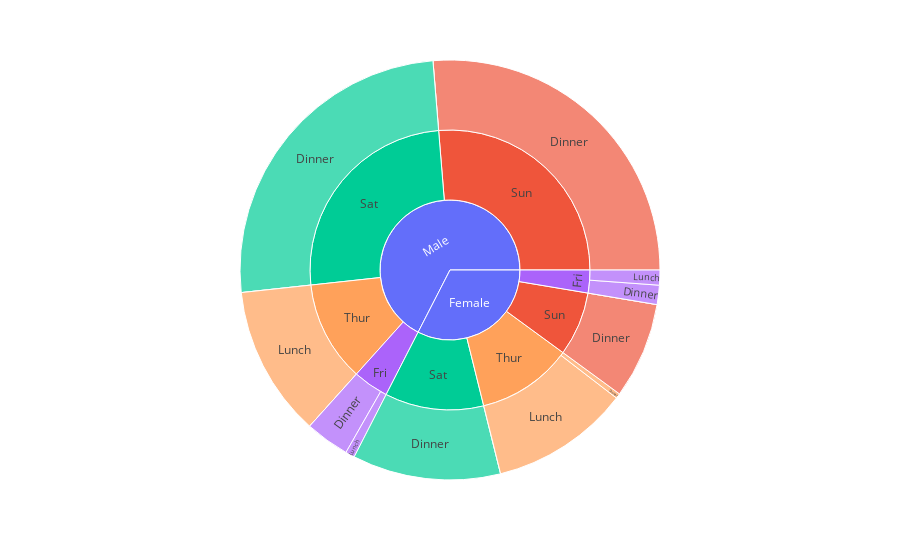

Notebook cell for this chart:
### Code cell
fig = px.sunburst(df, path=['sex','day','time'],values='total_bill',color='day',hover_data=['total_bill','tip'])
fig.show()

### Figure 1 — Plotly figure (JSON) as saved in the notebook; plotly's stock layout.template omitted (floating-point values rounded to 4 significant figures)
{"data": [{"branchvalues": "total", "customdata": [[1571.0, "(?)", "(?)"], [357.7, "(?)", "Sun"], [1269.0, "(?)", "Sun"], [551.0, "(?)", "Sat"], [1227.0, "(?)", "Sat"], [127.3, "(?)", "Fri"], [3257.0, "(?)", "(?)"], [198.6, "(?)", "Fri"], [534.9, "(?)", "Thur"], [561.4, "(?)", "Thur"], [357.7, "(?)", "Sun"], [1269.0, "(?)", "Sun"], [551.0, "(?)", "Sat"], [561.4, "(?)", "Thur"], [164.4, "(?)", "Fri"], [18.78, 3, "Thur"], [0, null, null], [0, null, null], [0, null, null], [0, null, null], [0, null, null], [55.76, "(?)", "Fri"], [34.16, "(?)", "Fri"], [516.1, "(?)", "Thur"], [71.55, "(?)", "Fri"], [1227.0, "(?)", "Sat"]], "domain": {"x": [0, 1], "y": [0, 1]}, "hovertemplate": "labels=%{label}<br>total_bill=%{customdata[0]}<br>parent=%{parent}<br>id=%{id}<br>tip=%{customdata[1]}<br>day=%{customdata[2]}<extra></extra>", "ids": ["Female", "Female/Sun", "Male/Sun", "Female/Sat", "Male/Sat", "Female/Fri", "Male", "Male/Fri", "Female/Thur", "Male/Thur", "Female/Sun/Dinner", "Male/Sun/Dinner", "Female/Sat/Dinner", "Male/Thur/Lunch", "Male/Fri/Dinner", "Female/Thur/Dinner", "Male/Thur/Dinner", "Female/Sun/Lunch", "Male/Sun/Lunch", "Female/Sat/Lunch", "Male/Sat/Lunch", "Female/Fri/Lunch", "Male/Fri/Lunch", "Female/Thur/Lunch", "Female/Fri/Dinner", "Male/Sat/Dinner"], "labels": ["Female", "Sun", "Sun", "Sat", "Sat", "Fri", "Male", "Fri", "Thur", "Thur", "Dinner", "Dinner", "Dinner", "Lunch", "Dinner", "Dinner", "Dinner", "Lunch", "Lunch", "Lunch", "Lunch", "Lunch", "Lunch", "Lunch", "Dinner", "Dinner"], "marker": {"colors": ["#636efa", "#EF553B", "#EF553B", "#00cc96", "#00cc96", "#ab63fa", "#636efa", "#ab63fa", "#FFA15A", "#FFA15A", "#EF553B", "#EF553B", "#00cc96", "#FFA15A", "#ab63fa", "#FFA15A", "#19d3f3", "#19d3f3", "#19d3f3", "#19d3f3", "#19d3f3", "#ab63fa", "#ab63fa", "#FFA15A", "#ab63fa", "#00cc96"]}, "name": "", "parents": ["", "Female", "Male", "Female", "Male", "Female", "", "Male", "Female", "Male", "Female/Sun", "Male/Sun", "Female/Sat", "Male/Thur", "Male/Fri", "Female/Thur", "Male/Thur", "Female/Sun", "Male/Sun", "Female/Sat", "Male/Sat", "Female/Fri", "Male/Fri", "Female/Thur", "Female/Fri", "Male/Sat"], "type": "sunburst", "values": [1571.0, 357.7, 1269.0, 551.0, 1227.0, 127.3, 3257.0, 198.6, 534.9, 561.4, 357.7, 1269.0, 551.0, 561.4, 164.4, 18.78, 0, 0, 0, 0, 0, 55.76, 34.16, 516.1, 71.55, 1227.0]}], "layout": {"legend": {"tracegroupgap": 0}, "margin": {"t": 60}}}
